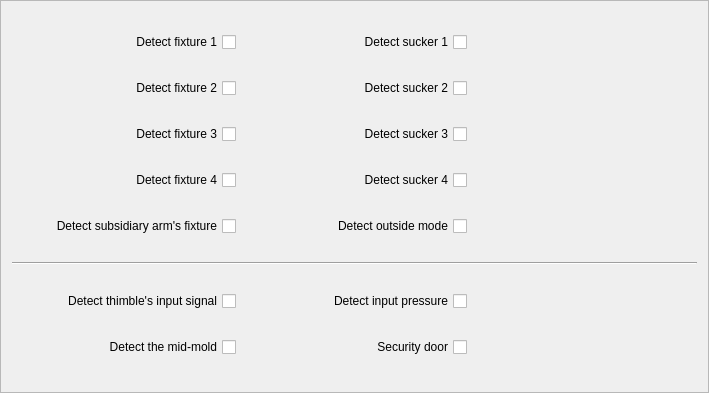
<?xml version="1.0" encoding="UTF-8"?>
<ui version="4.0">
 <class>ICSignalSettingFrame</class>
 <widget class="QFrame" name="ICSignalSettingFrame">
  <property name="geometry">
   <rect>
    <x>0</x>
    <y>0</y>
    <width>709</width>
    <height>393</height>
   </rect>
  </property>
  <property name="windowTitle">
   <string>Frame</string>
  </property>
  <property name="frameShape">
   <enum>QFrame::StyledPanel</enum>
  </property>
  <property name="frameShadow">
   <enum>QFrame::Raised</enum>
  </property>
  <layout class="QGridLayout" name="gridLayout">
   <item row="0" column="0">
    <widget class="QCheckBox" name="detectFixture1CheckBox">
     <property name="layoutDirection">
      <enum>Qt::RightToLeft</enum>
     </property>
     <property name="text">
      <string>Detect fixture 1</string>
     </property>
    </widget>
   </item>
   <item row="0" column="1">
    <widget class="QCheckBox" name="detectSucker1CheckBox">
     <property name="layoutDirection">
      <enum>Qt::RightToLeft</enum>
     </property>
     <property name="text">
      <string>Detect sucker 1</string>
     </property>
    </widget>
   </item>
   <item row="1" column="0">
    <widget class="QCheckBox" name="detectFixture2CheckBox">
     <property name="layoutDirection">
      <enum>Qt::RightToLeft</enum>
     </property>
     <property name="text">
      <string>Detect fixture 2</string>
     </property>
    </widget>
   </item>
   <item row="1" column="1">
    <widget class="QCheckBox" name="detectSucker2CheckBox">
     <property name="layoutDirection">
      <enum>Qt::RightToLeft</enum>
     </property>
     <property name="text">
      <string>Detect sucker 2</string>
     </property>
    </widget>
   </item>
   <item row="2" column="0">
    <widget class="QCheckBox" name="detectFixture3CheckBox">
     <property name="layoutDirection">
      <enum>Qt::RightToLeft</enum>
     </property>
     <property name="text">
      <string>Detect fixture 3</string>
     </property>
    </widget>
   </item>
   <item row="2" column="1">
    <widget class="QCheckBox" name="detectSucker3CheckBox">
     <property name="layoutDirection">
      <enum>Qt::RightToLeft</enum>
     </property>
     <property name="text">
      <string>Detect sucker 3</string>
     </property>
    </widget>
   </item>
   <item row="3" column="0">
    <widget class="QCheckBox" name="checkBox_4">
     <property name="layoutDirection">
      <enum>Qt::RightToLeft</enum>
     </property>
     <property name="text">
      <string>Detect fixture 4</string>
     </property>
    </widget>
   </item>
   <item row="3" column="1">
    <widget class="QCheckBox" name="detectSucker4CheckBox">
     <property name="layoutDirection">
      <enum>Qt::RightToLeft</enum>
     </property>
     <property name="text">
      <string>Detect sucker 4</string>
     </property>
    </widget>
   </item>
   <item row="3" column="2">
    <spacer name="horizontalSpacer">
     <property name="orientation">
      <enum>Qt::Horizontal</enum>
     </property>
     <property name="sizeType">
      <enum>QSizePolicy::Minimum</enum>
     </property>
     <property name="sizeHint" stdset="0">
      <size>
       <width>223</width>
       <height>20</height>
      </size>
     </property>
    </spacer>
   </item>
   <item row="4" column="0">
    <widget class="QCheckBox" name="checkBox_5">
     <property name="layoutDirection">
      <enum>Qt::RightToLeft</enum>
     </property>
     <property name="text">
      <string>Detect subsidiary arm's fixture</string>
     </property>
    </widget>
   </item>
   <item row="4" column="1">
    <widget class="QCheckBox" name="checkBox_13">
     <property name="layoutDirection">
      <enum>Qt::RightToLeft</enum>
     </property>
     <property name="text">
      <string>Detect outside mode</string>
     </property>
    </widget>
   </item>
   <item row="5" column="0" colspan="3">
    <widget class="Line" name="line">
     <property name="orientation">
      <enum>Qt::Horizontal</enum>
     </property>
    </widget>
   </item>
   <item row="6" column="0">
    <widget class="QCheckBox" name="checkBox_6">
     <property name="layoutDirection">
      <enum>Qt::RightToLeft</enum>
     </property>
     <property name="text">
      <string>Detect thimble's input signal</string>
     </property>
    </widget>
   </item>
   <item row="6" column="1">
    <widget class="QCheckBox" name="checkBox_11">
     <property name="layoutDirection">
      <enum>Qt::RightToLeft</enum>
     </property>
     <property name="text">
      <string>Detect input pressure</string>
     </property>
    </widget>
   </item>
   <item row="7" column="0">
    <widget class="QCheckBox" name="checkBox_7">
     <property name="layoutDirection">
      <enum>Qt::RightToLeft</enum>
     </property>
     <property name="text">
      <string>Detect the mid-mold</string>
     </property>
    </widget>
   </item>
   <item row="7" column="1">
    <widget class="QCheckBox" name="checkBox_8">
     <property name="layoutDirection">
      <enum>Qt::RightToLeft</enum>
     </property>
     <property name="text">
      <string>Security door</string>
     </property>
    </widget>
   </item>
  </layout>
 </widget>
 <resources/>
 <connections/>
</ui>
